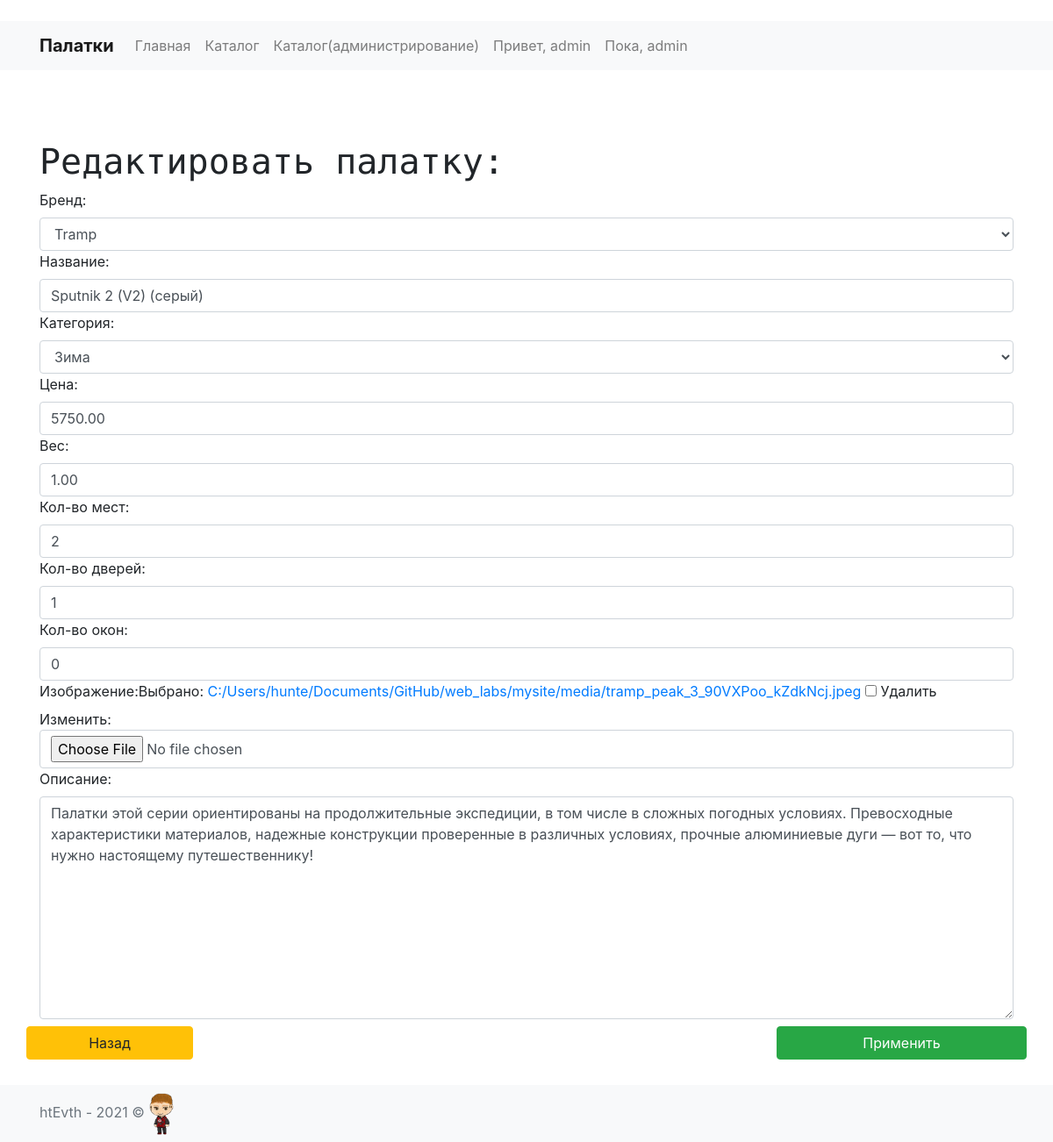
Screenshot of /edittent/11/ (signed in) with the database file from the repository.
### mainApp/models.py (models this page shows, shortened)
class Visitor(models.Model):
    PK_Visitor = models.AutoField(db_column='PK_Visitor', primary_key=True)
    user = models.OneToOneField(
        User, on_delete=models.CASCADE, related_name='profile')
    email = models.EmailField(
        db_column='email', max_length=254, null=True, blank=True)
    name = models.CharField(
        db_column='name', max_length=100, null=True, blank=True)
    surname = models.CharField(
        db_column='surname', max_length=100, null=True, blank=True)
    midname = models.CharField(
        db_column='midname', max_length=100, null=True, blank=True)
    class Meta:
        db_table = 'Visitor'

class Brand(models.Model):
    PK_Brand = models.AutoField(db_column='PK_Brand', primary_key=True)
    name = models.CharField(db_column='nameBrand', max_length=100)
    class Meta:
        db_table = 'Brand'
    def __str__(self):
        return self.name

class Category(models.Model):
    PK_Category = models.AutoField(db_column='PK_Category', primary_key=True)
    name = models.CharField(db_column='nameCategory', max_length=100)
    class Meta:
        db_table = 'Category'
    def __str__(self):
        return self.name

class Tent(models.Model):
    PK_Tent = models.AutoField(db_column='PK_Tent', primary_key=True)
    name = models.CharField(db_column='nameTent', max_length=200)
    price = models.DecimalField(
        db_column='price', max_digits=15, decimal_places=2)
    weight = models.DecimalField(
        db_column='weight', max_digits=5, decimal_places=2)
    places = models.IntegerField(db_column='places')
    doors = models.IntegerField(db_column='doors')
    windows = models.IntegerField(db_column='windows')
    description = models.TextField(
        db_column='description', blank=True, null=True)
    imagepath = models.ImageField(upload_to=settings.MEDIA_ROOT,
        db_column='imagePath', max_length=255, blank=True, null=True)
    PK_Category = models.ForeignKey(
        Category, models.DO_NOTHING, db_column='PK_Category')
    PK_Brand = models.ForeignKey(
        Brand, models.DO_NOTHING, db_column='PK_Brand')
    class Meta:
        db_table = 'Tent'

### mainApp/views.py (the view, shortened to what this page needs)
# urls.py: path('edittent/<int:tentNumber>/', views.edittent, name="edittent"),
@login_required
def edittent(request, tentNumber):
    tent = Tent.objects.get(PK_Tent=tentNumber)
    form = TentForm(instance=tent)
    return render(request, "mainApp/productedit.html", {'form': form, 'pk': tent.PK_Tent})

### mainApp/templates/mainApp/productedit.html (shortened to what this page needs)
{% extends 'mainApp/wrapper.html' %}
{% load static %}
{% block content %}
<main id="content">
    <div class="container">
        {% if pk %}
        <h1>Редактировать палатку:</h1>
        {% else %}
        <h1>Добавить палатку: </h1>
        {% endif %}
        <form method="POST" enctype="multipart/form-data">
            {{ form }}
           <div class="row">
                <button type="button" class="btn btn-warning col-lg-2 my-2" onclick="javascript:history.back()">Назад</button>
                <div class="col-lg-7"> </div>
                <button type="submit" class="btn btn-success col-lg-3 my-2">Применить</button>
            </div>
        </form>
    </div>
</main>
{% endblock %}

### mainApp/templates/mainApp/include/menu.html (shortened to what this page needs)
{% load static %}
<nav class="navbar navbar-expand-lg navbar-light bg-light sticky-top">
  <div class="container">
      <a class="navbar-brand" href="{% url 'index' %}">
        Палатки
      </a>
      <div class="collapse navbar-collapse" id="navbarNav">
          <ul class="navbar-nav mr-auto mb-3 mb-lg-0">
            <li class="nav-item">
              <a href="{% url 'index' %}" class="nav-link">Главная</a>
            </li>
            <li class="nav-item">
              <a href="{% url 'catalog' %}" class="nav-link">Каталог</a>
            </li>
            {% if user.is_superuser %}
            <li class="nav-item">
              <a href="{% url 'pageadmin' %}" class="nav-link">Каталог(администрирование)</a>
            </li>
            {% endif %}
            {% if user.is_authenticated %}
            <div class="nav-item">
              <a href="{% url 'lk' %}" class="nav-link" >Привет, {{ user.profile.name }}</a>
            </div>
            <div class="nav-item">
              <a href="{% url 'logout' %}" class="nav-link" >Пока, {{ user.profile.name }}</a>
            </div>
            {% endif %}
          </ul>
      </div>
  </div>
</nav>

### mainApp/static/css/style.css (style rules this page uses)
html { min-height: 100%; position: relative; }
#content { padding-top: 80px; padding-bottom: 70px; }
#content h1 { font-family: 'Rubik Mono One', sans-serif; }
.navbar-brand { font-weight: bold; }

### rows the page displays
Brand: PK_Brand "Tramp"
Category: PK_Category "Зима"
Tent: price "5750.00", weight "1.00", places "2", doors "1", windows "0", description "Палатки этой серии ориентированы на продолжительные экспедиции, в том числе в сложных погодных условиях. Превосходные характеристики материалов, надежные конструкции проверенные в различных условиях, прочные алюминиевые дуги — вот то, что нужно настоящему путешественнику!"

### other values shown
{{ user.profile.name }} "admin"
